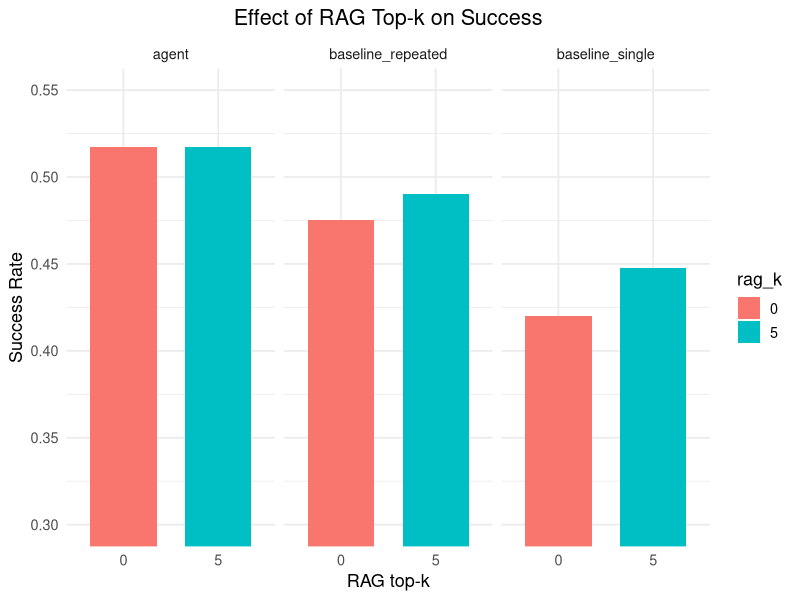
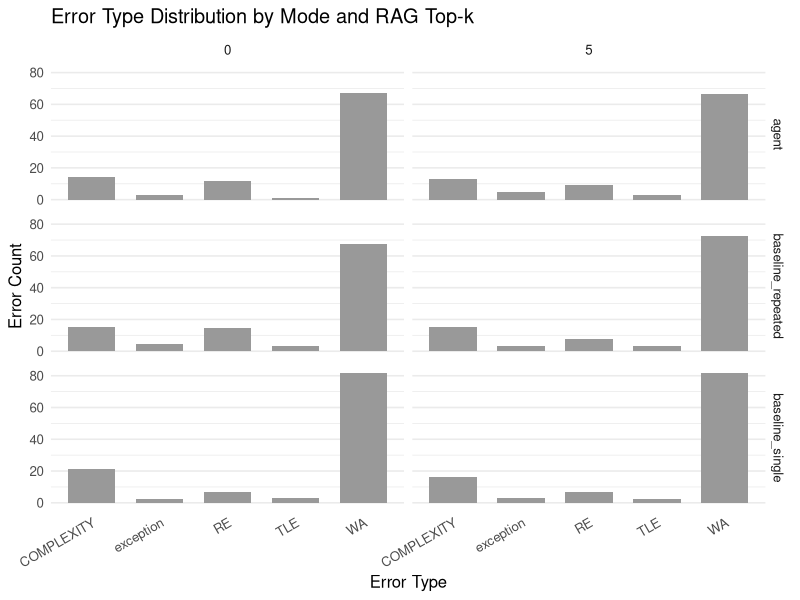
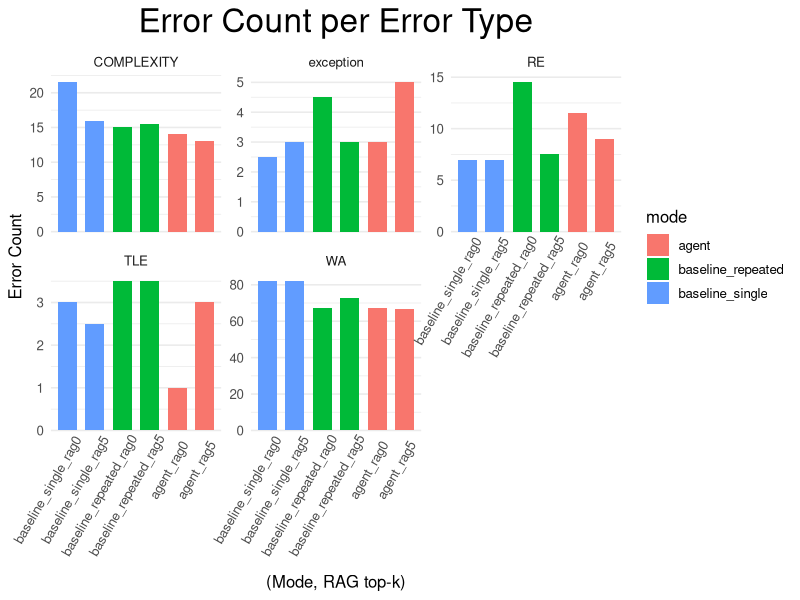

These figures' R source, in order:
## ---- chunk 1
library(tidyverse)

# 1. Read data
df <- read_csv("results_aggregated.csv",
               col_types = cols())

# 2. Filter by date
target_dates <- c("20251218_200247", "20251219_033312")

df_filtered <- df |>
  filter(date %in% target_dates)

# 3. Aggregate by (mode, rag_k)
df_avg <- df_filtered |>
  group_by(mode, rag_k) |>
  summarise(
    success = mean(success, na.rm = TRUE),
    success_rate = mean(success_rate, na.rm = TRUE),
    rag_k = factor(mean(rag_k)),
    .groups = "drop"
  )
## ---- chunk 2
ggplot(df_avg, aes(x = factor(rag_k), y = success_rate, fill = rag_k)) +
  geom_col(
    width = 0.7
  ) +
  coord_cartesian(ylim = c(0.3, 0.55)) +
  facet_wrap(~ mode, scales = "fixed") +
  labs(
    title = "Effect of RAG Top-k on Success",
    x = "RAG top-k",
    y = "Success Rate"
  ) +
  theme_minimal(base_size = 13) +
  theme(plot.title = element_text(hjust = .5))
## ---- chunk 3
library(tidyverse)

# 1. Read data
df <- read_csv("results_aggregated.csv",
               col_types = cols())

# 2. Filter target dates
target_dates <- c("20251218_200247", "20251219_033312")

df_filtered <- df |>
  filter(date %in% target_dates)

# 3. Aggregate by (mode, rag_k)
#    Sum error counts across runs
df_err <- df_filtered |>
  group_by(mode, rag_k) |>
  summarise(
    WA = mean(WA, na.rm = TRUE),
    TLE = mean(TLE, na.rm = TRUE),
    COMPLEXITY = mean(COMPLEXITY, na.rm = TRUE),
    RE = mean(RE, na.rm = TRUE),
    exception = mean(exception, na.rm = TRUE),
    .groups = "drop"
  )

# 4. Pivot to long format
df_err_long <- df_err |>
  pivot_longer(
    cols = c(WA, TLE, COMPLEXITY, RE, exception),
    names_to = "error_type",
    values_to = "count"
  )

# 5. Bar plot with facet by (mode, rag_k)
ggplot(df_err_long, aes(x = error_type, y = count)) +
  geom_col(
    fill = "grey60",
    width = 0.7
  ) +
  facet_grid(
    rows = vars(mode),
    cols = vars(rag_k),
    scales = "fixed"
  ) +
  labs(
    title = "Error Type Distribution by Mode and RAG Top-k",
    x = "Error Type",
    y = "Error Count"
  ) +
  theme_minimal(base_size = 12) +
  theme(
    axis.text.x = element_text(angle = 30, hjust = 1),
    panel.grid.major.x = element_blank()
  )
## ---- chunk 4
#| fig-height: 6.99
#| fig-width: 10

library(tidyverse)

df_plot <- df_err_long |>
  mutate(mode_rag = paste0(mode, "_rag", rag_k))

# 1. Calculate the global error counts wrt mode_rag
mode_rag_totals <- df_plot |>
  group_by(mode_rag) |>
  summarise(total_count = sum(count)) |>
  arrange(desc(total_count)) |>
  slice_head(n = 6)  # First 6

top_mode_rag <- mode_rag_totals$mode_rag

# 2. Filter and keep the first 6 mode_rag
df_filtered <- df_plot |>
  filter(mode_rag %in% top_mode_rag)

# 3. Set factor levels for mode_rag
df_filtered <- df_filtered |>
  mutate(mode_rag = factor(mode_rag, levels = top_mode_rag))

# 4. Plot
ggplot(df_filtered, aes(x = mode_rag, y = count, fill = mode)) +
  geom_col(width = 0.7) +
  facet_wrap(~ error_type, scales = "free_y", ncol = 3) +
  labs(
    title = "Error Count per Error Type",
    x = "(Mode, RAG top-k)",
    y = "Error Count"
  ) +
  theme_minimal(base_size = 12) +
  theme(
    axis.text.x = element_text(angle = 60, hjust = .9),
    panel.grid.major.x = element_blank(),
    plot.title = element_text(hjust = .5, size = 24))
